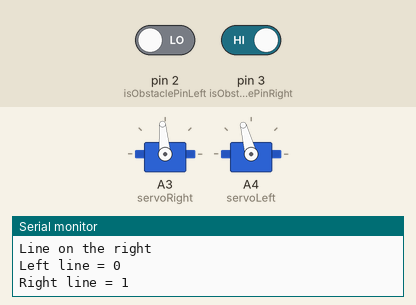
A sketch run on a simulated Arduino Uno, built with avr-gcc and run on an emulated ATmega328P. Parts: 2 × servo, the last lines printed to the serial monitor. The test bench sets the inputs (shaded band); at power-on: pin 2 (isObstaclePinLeft) LOW, pin 3 (isObstaclePinRight) HIGH.

Above: at 1.4 s.
1.5 s: pin 2 (isObstaclePinLeft) driven HIGH
At 2.7 s:
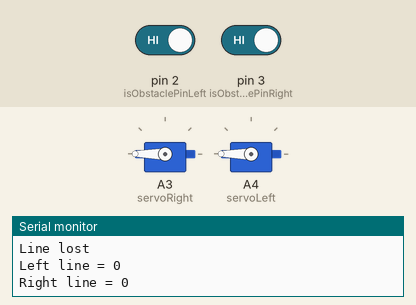
3.0 s: pin 3 (isObstaclePinRight) driven LOW
At 4.0 s:
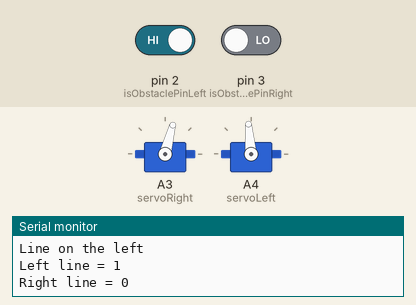
4.5 s: pin 2 (isObstaclePinLeft) driven LOW
At 5.3 s:
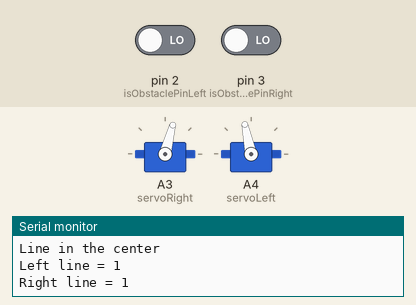
6.0 s: pin 3 (isObstaclePinRight) driven HIGH
At 6.6 s:
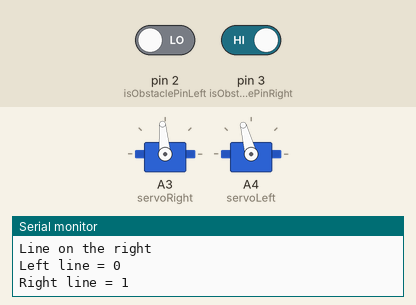
Timing chart, 0 to 8.5 s (numbered marks = the images above; inputs shaded):
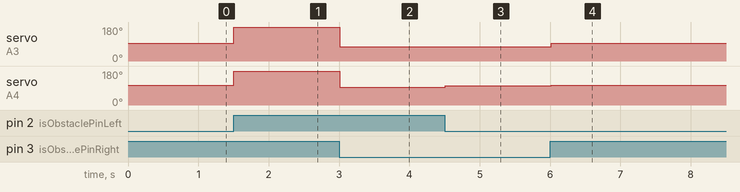

The sketch:

IRModule_Line.ino
```cpp
#include <Servo.h>

Servo servoRight;
Servo servoLeft;

int isObstaclePinRight = 3;
int isObstaclePinLeft = 2; // This is our input pin
int isObstacleRight = HIGH;  // HIGH MEANS NO OBSTACLE
int isObstacleLeft = HIGH;
int leftLine = 1;
int rightLine = 1;

void setup() {

  servoRight.attach(A3);
  servoLeft.attach(A4);
  pinMode(isObstaclePinRight, INPUT);
  pinMode(isObstaclePinLeft, INPUT);
  Serial.begin(19200);

}

void loop() {

  isObstacleRight = digitalRead(isObstaclePinRight);
  isObstacleLeft = digitalRead(isObstaclePinLeft);

  if (isObstacleRight == LOW && isObstacleLeft == HIGH) {

    Serial.println("Line on the left");
    //Serial.print(isObstacleLeft, isObstacleRight);
    servoRight.write(75);
    servoLeft.write(95);
    leftLine = 1;
    rightLine = 0;
    Serial.print("Left line = ");
    Serial.println(leftLine);
    Serial.print("Right line = ");
    Serial.println(rightLine);
    delay(100);

  }

  else if (isObstacleRight == HIGH && isObstacleLeft == LOW) {

    Serial.println("Line on the right");
    //Serial.println(isObstacleLeft, isObstacleRight);
    servoRight.write(95);
    servoLeft.write(105);
    leftLine = 0;
    rightLine = 1;
    Serial.print("Left line = ");
    Serial.println(leftLine);
    Serial.print("Right line = ");
    Serial.println(rightLine);
    delay(100);

  }

  else if (isObstacleRight == LOW && isObstacleLeft == LOW) {

    Serial.println("Line in the center");
    //Serial.println(isObstacleLeft, isObstacleRight);
    servoRight.write(75);
    servoLeft.write(102);
    leftLine = 1;
    rightLine = 1;
    Serial.print("Left line = ");
    Serial.println(leftLine);
    Serial.print("Right line = ");
    Serial.println(rightLine);
    delay(100);

  }

  else {

    Serial.println("Line lost");
    //Serial.println(isObstacleLeft, isObstacleRight);
    servoRight.write(180);
    servoLeft.write(180);
    leftLine = 0;
    rightLine = 0;
    Serial.print("Left line = ");
    Serial.println(leftLine);
    Serial.print("Right line = ");
    Serial.println(rightLine);
    delay(100);

  }

  delay(200);
}
```

Measured:
- after the input at 1.5 s, servo on A3 (servoRight): 95° → 180° at once; servo on A4 (servoLeft): 105° → 180° at once
- after the input at 3.0 s, servo on A3 (servoRight): 180° → 75° at once; servo on A4 (servoLeft): 180° → 95° at once
- after the input at 4.5 s, servo on A4 (servoLeft): 95° → 102° at once
- after the input at 6.0 s, servo on A3 (servoRight): 75° → 95° at once; servo on A4 (servoLeft): 102° → 105° at once
